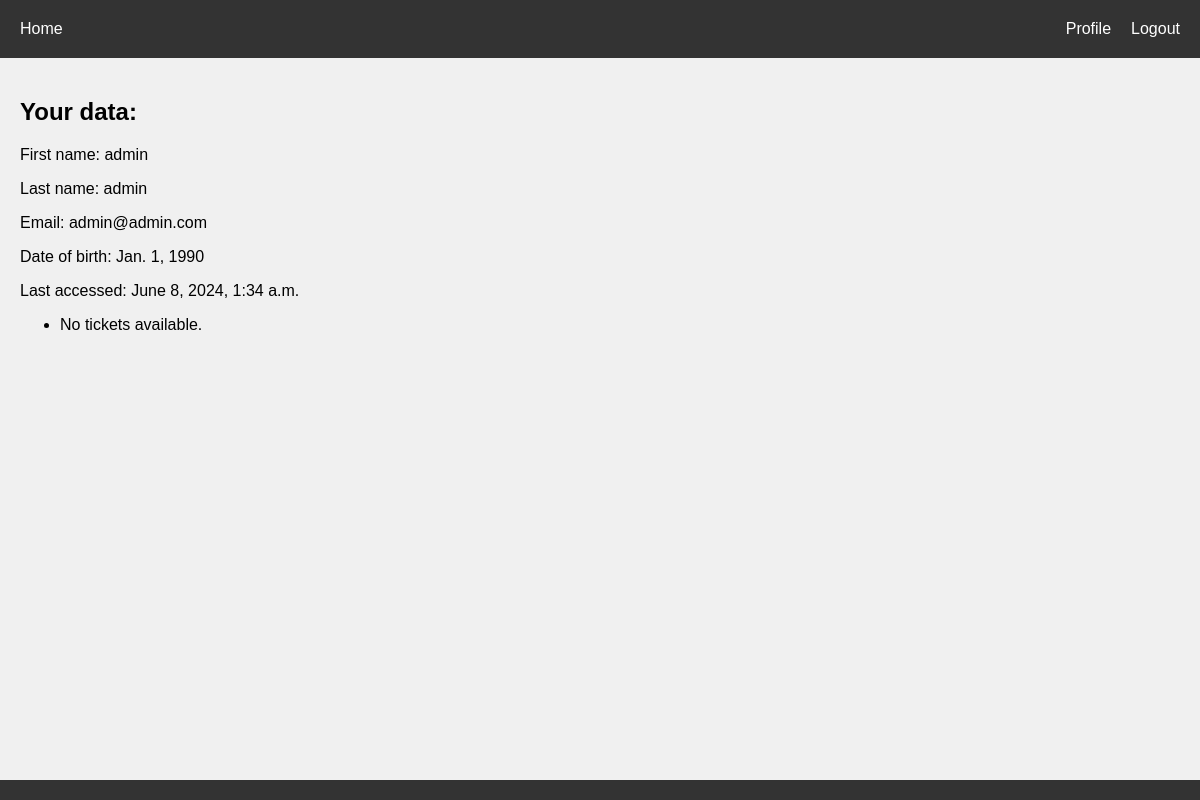
/users/data/ (signed in), run on an earlier commit of the app's database.
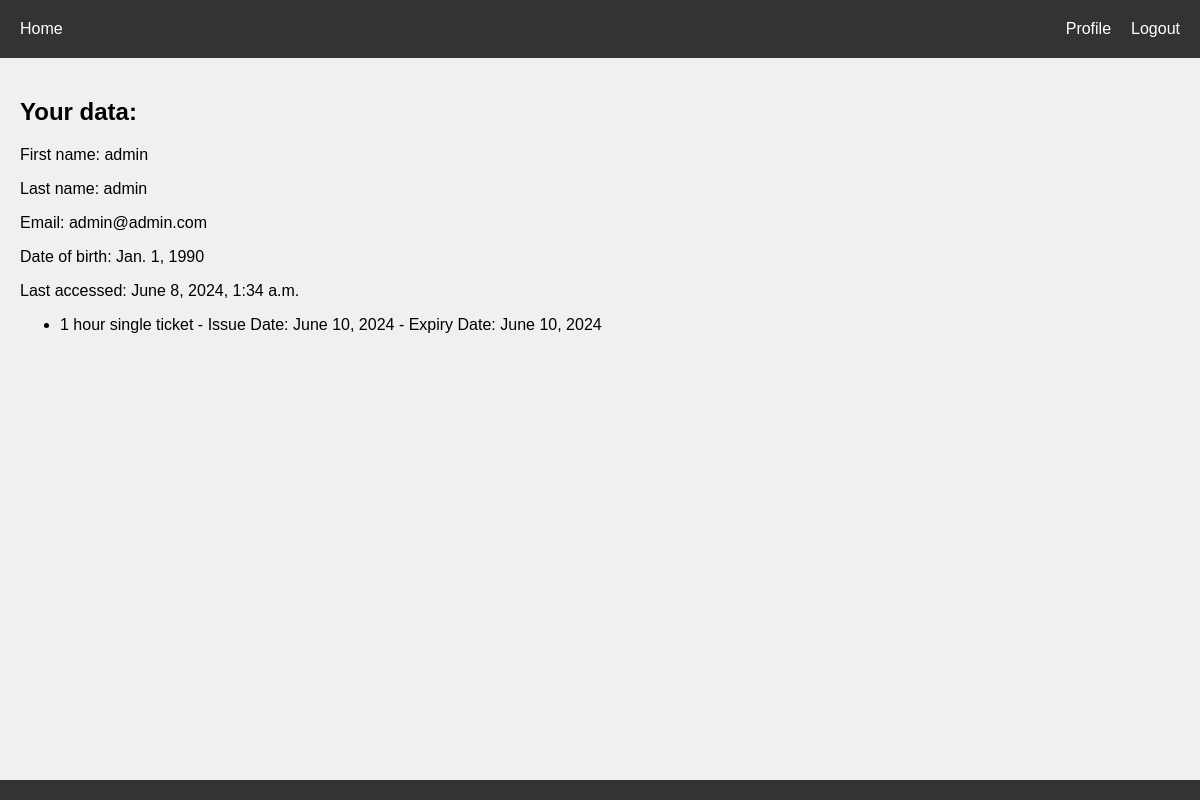
And on a later commit of the database.
### tickets/models.py (models this page shows, shortened)
class UserTickets(models.Model):
    user = models.ForeignKey('users.CustomUser', on_delete=models.CASCADE)
    ticket = models.ForeignKey(Tickets, on_delete=models.CASCADE)
    issue_date = models.DateField()
    expiry_date = models.DateField()

class Tickets(models.Model):
    name = models.CharField(max_length=24)
    text = models.TextField()
    created = models.DateTimeField(auto_now_add=True)

### users/views.py (the view)
# urls.py: path('data/', views.data, name='data')
@login_required
def data(request):
    user_tickets = request.user.usertickets_set.all()
    return render(request, 'users/data.html', {'user_tickets': user_tickets})

### users/templates/users/data.html
{% extends "base.html" %}
{% block content %}
    <h2>Your data:</h2>
    <p>First name: {{ user.first_name }} </p>
    <p>Last name: {{ user.last_name }} </p>
    <p>Email: {{ user.email }}</p>
    <p>Date of birth: {{ user.date_of_birth }}</p>
    <p>Last accessed: {{ user.last_login }}</p>
    <ul>
        {% for user_ticket in user.usertickets_set.all %}
            <li>{{ user_ticket.ticket.name }} - Issue Date: {{ user_ticket.issue_date }} - Expiry Date: {{ user_ticket.expiry_date }}</li>
        {% empty %}
            <li>No tickets available.</li>
        {% endfor %}
    </ul>
{% endblock %}

What changed in the data, as far as the page shows it:
added UserTickets: ticket.name "1 hour single ticket", issue_date "June 10, 2024", expiry_date "June 10, 2024"
Also different on the page:
text no longer shown: "No tickets available."
